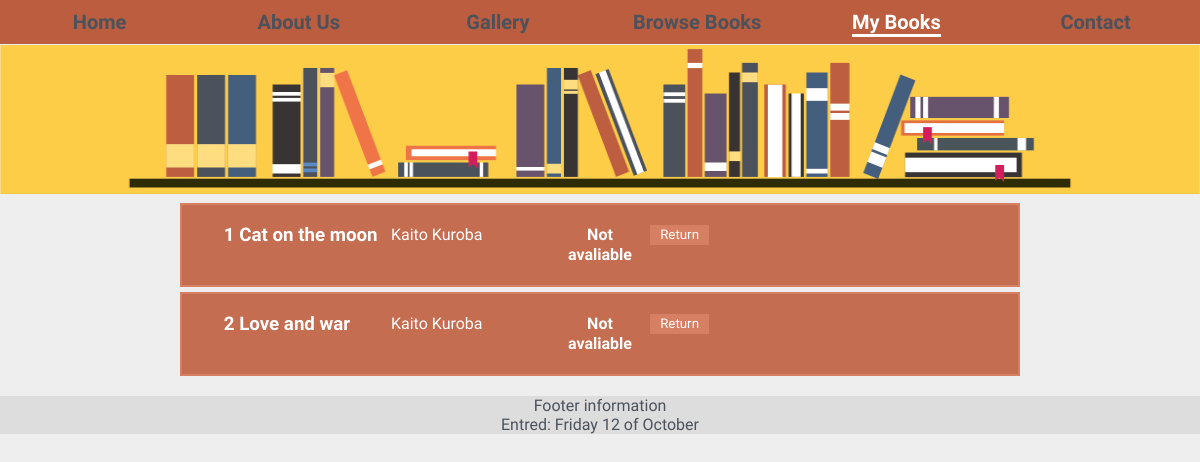
The app's page /mybooks.php with its own data.
### tables this page shows
CREATE TABLE `books` (
  `BookID` int(11) NOT NULL,
  `ISBN` varchar(255) NOT NULL,
  `Title` varchar(255) NOT NULL,
  `Pages` int(11) NOT NULL,
  `Edition` int(11) NOT NULL,
  `Pub_year` year(4) NOT NULL,
  `Inc_date` date NOT NULL,
  `Reserved` tinyint(1) NOT NULL,
  `User_ID` int(11) DEFAULT NULL
);

CREATE TABLE `author` (
  `AuthorID` int(11) NOT NULL,
  `F_name` varchar(255) NOT NULL,
  `L_name` varchar(255) NOT NULL,
  `PN` varchar(255) DEFAULT NULL,
  `Birthyear` year(4) DEFAULT NULL,
  `Link` varchar(255) NOT NULL
);

### mybooks.php (the view, shortened to what this page needs)
<!DOCTYPE html>
<html>
<head>
	<link rel="stylesheet" type="text/css" href="css.css">
</head>
<header>
	<?php include 'header.php';
		$dB = new mysqli($dbServer, $dbUser, $dbPassword, $dbName);
		$query = "SELECT * FROM books
		JOIN author_books ON books.BookID = author_books.Book_ID
		JOIN author ON author.AuthorID = author_books.Author_ID
		WHERE Reserved = 1";
		$stat = $dB->prepare($query);
		$stat->bind_result($bID, $isbn, $title, $pages, $edition, $pub_year, $inc_date, $reserved, $uID, $x, $y, $aID, $authorName, $authorLname, $PN, $byear, $link);
		$stat->execute();
	?>
	<img src="header-img.png">
</header>
<body>
	<content>
		<ul class="bookList">
			<?php
				$nr = 0;
				while ($stat->fetch()) {
					if ($reserved) {
						$onLoan = "Not avaliable";
						$button = "Return";
					} else {
						$onLoan = "Avaliable";
						$button = "Reserve";
					}
					$nr++;
					echo "<li><h3>" . $nr . " " . $title . "</h3><p>" . $authorName . " " . $authorLname . "</p><h4>" . $onLoan . "</h4><form method='get'><input class='resButt' type='submit' name='button' value='" . $button . "'><input type='hidden' name='" . $bID . "' value='test'></form></li>";
				}
			?>
		</ul>
	</content>
</body>
<footer>
	<?php include 'footer.php'; ?>
</footer>
</html>

### css.css (style rules this page uses)
* { margin: 0; padding: 0; text-align: center; font-family: 'Hind', sans-serif; color: #4B525C; }
header > img { width: 100%; overflow: hidden; height: 150px; }
body { background-color: #eee; }
footer { margin-top: 20px; background-color: #ddd; }
.bookList { width: 70%; margin: 0 15%; }
.bookList > li { background-color: #c46d50; list-style: none; margin: 5px 0; overflow: hidden; border: 2px solid #d67f62; }
.bookList > li > h3, .bookList > li > p, .bookList > li > h4, .resButt { margin: 20px 0; line-height: 20px; float: left; color: #fff; }
.bookList > li > h3 { width: 20%; text-align: left; margin-left: 5%; }
.bookList > li > p { width: 20%; text-align: left; }
.bookList > li > h4 { width: 10%; }
.resButt { margin-left: 1%; background-color: #d67f62; border: none; padding: 0 10px; }

### records on screen
books: Title "Cat on the moon", author.F_name "Kaito", author.L_name "Kuroba", Reserved "Not avaliable", button "Return"
books: Title "Love and war", author.F_name "Kaito", author.L_name "Kuroba", Reserved "Not avaliable", button "Return"
